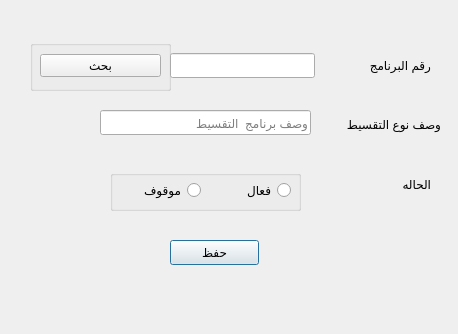
<?xml version="1.0" encoding="UTF-8"?>
<ui version="4.0">
 <class>Dialog</class>
 <widget class="QDialog" name="Dialog">
  <property name="geometry">
   <rect>
    <x>0</x>
    <y>0</y>
    <width>458</width>
    <height>334</height>
   </rect>
  </property>
  <property name="windowTitle">
   <string>أنشاء نوع تقسيط</string>
  </property>
  <property name="modal">
   <bool>false</bool>
  </property>
  <widget class="QLineEdit" name="LE_installmentTypeDesc">
   <property name="geometry">
    <rect>
     <x>100</x>
     <y>110</y>
     <width>211</width>
     <height>25</height>
    </rect>
   </property>
   <property name="layoutDirection">
    <enum>Qt::RightToLeft</enum>
   </property>
   <property name="inputMethodHints">
    <set>Qt::ImhPreferNumbers</set>
   </property>
   <property name="readOnly">
    <bool>true</bool>
   </property>
   <property name="placeholderText">
    <string>وصف برنامج  التقسيط</string>
   </property>
  </widget>
  <widget class="QPushButton" name="BTN_updateInstallmentProgram">
   <property name="geometry">
    <rect>
     <x>170</x>
     <y>240</y>
     <width>89</width>
     <height>25</height>
    </rect>
   </property>
   <property name="text">
    <string>حفظ</string>
   </property>
  </widget>
  <widget class="QLabel" name="label_6">
   <property name="geometry">
    <rect>
     <x>310</x>
     <y>110</y>
     <width>131</width>
     <height>29</height>
    </rect>
   </property>
   <property name="text">
    <string>وصف نوع التقسيط</string>
   </property>
  </widget>
  <widget class="QLabel" name="label_10">
   <property name="geometry">
    <rect>
     <x>300</x>
     <y>170</y>
     <width>131</width>
     <height>29</height>
    </rect>
   </property>
   <property name="text">
    <string>الحاله</string>
   </property>
  </widget>
  <widget class="QGroupBox" name="groupBox_6">
   <property name="geometry">
    <rect>
     <x>110</x>
     <y>170</y>
     <width>191</width>
     <height>41</height>
    </rect>
   </property>
   <property name="layoutDirection">
    <enum>Qt::RightToLeft</enum>
   </property>
   <property name="title">
    <string/>
   </property>
   <widget class="QRadioButton" name="QRBTN_active">
    <property name="geometry">
     <rect>
      <x>120</x>
      <y>10</y>
      <width>61</width>
      <height>20</height>
     </rect>
    </property>
    <property name="layoutDirection">
     <enum>Qt::RightToLeft</enum>
    </property>
    <property name="text">
     <string>فعال</string>
    </property>
   </widget>
   <widget class="QRadioButton" name="QRBTN_inactive">
    <property name="geometry">
     <rect>
      <x>10</x>
      <y>10</y>
      <width>81</width>
      <height>20</height>
     </rect>
    </property>
    <property name="layoutDirection">
     <enum>Qt::RightToLeft</enum>
    </property>
    <property name="text">
     <string>موقوف</string>
    </property>
   </widget>
  </widget>
  <widget class="QGroupBox" name="groupBox_9">
   <property name="geometry">
    <rect>
     <x>30</x>
     <y>40</y>
     <width>141</width>
     <height>51</height>
    </rect>
   </property>
   <property name="title">
    <string/>
   </property>
   <widget class="QWidget" name="layoutWidget_4">
    <property name="geometry">
     <rect>
      <x>10</x>
      <y>10</y>
      <width>121</width>
      <height>31</height>
     </rect>
    </property>
    <layout class="QVBoxLayout" name="verticalLayout_3">
     <item>
      <widget class="QPushButton" name="Qbtn_searchInstallment">
       <property name="enabled">
        <bool>true</bool>
       </property>
       <property name="text">
        <string>بحث</string>
       </property>
      </widget>
     </item>
    </layout>
   </widget>
  </widget>
  <widget class="QWidget" name="horizontalLayoutWidget_4">
   <property name="geometry">
    <rect>
     <x>170</x>
     <y>50</y>
     <width>261</width>
     <height>31</height>
    </rect>
   </property>
   <layout class="QHBoxLayout" name="horizontalLayout_6">
    <item>
     <widget class="QLineEdit" name="QL_installmentNo">
      <property name="enabled">
       <bool>true</bool>
      </property>
      <property name="minimumSize">
       <size>
        <width>75</width>
        <height>25</height>
       </size>
      </property>
      <property name="layoutDirection">
       <enum>Qt::RightToLeft</enum>
      </property>
     </widget>
    </item>
    <item>
     <widget class="QLabel" name="label_13">
      <property name="enabled">
       <bool>true</bool>
      </property>
      <property name="minimumSize">
       <size>
        <width>110</width>
        <height>25</height>
       </size>
      </property>
      <property name="maximumSize">
       <size>
        <width>150</width>
        <height>25</height>
       </size>
      </property>
      <property name="text">
       <string>رقم البرنامج   </string>
      </property>
     </widget>
    </item>
   </layout>
  </widget>
 </widget>
 <resources/>
 <connections/>
</ui>
